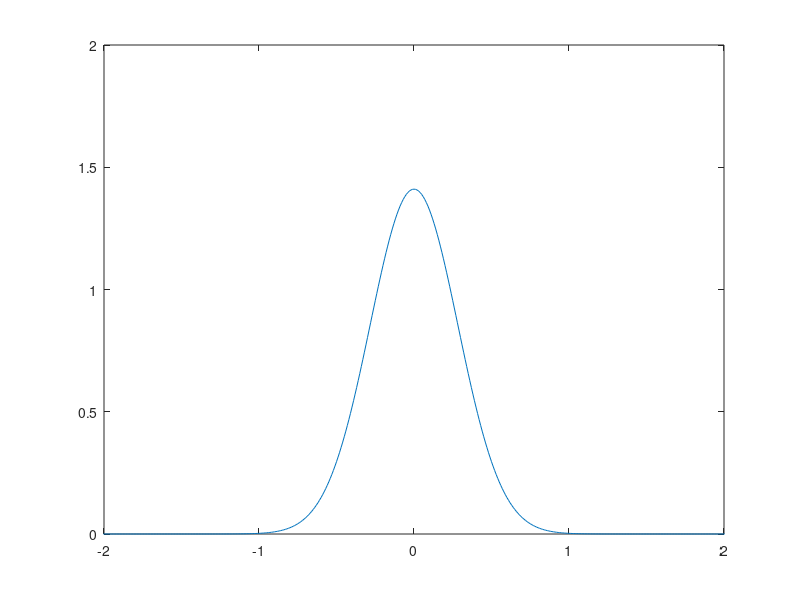
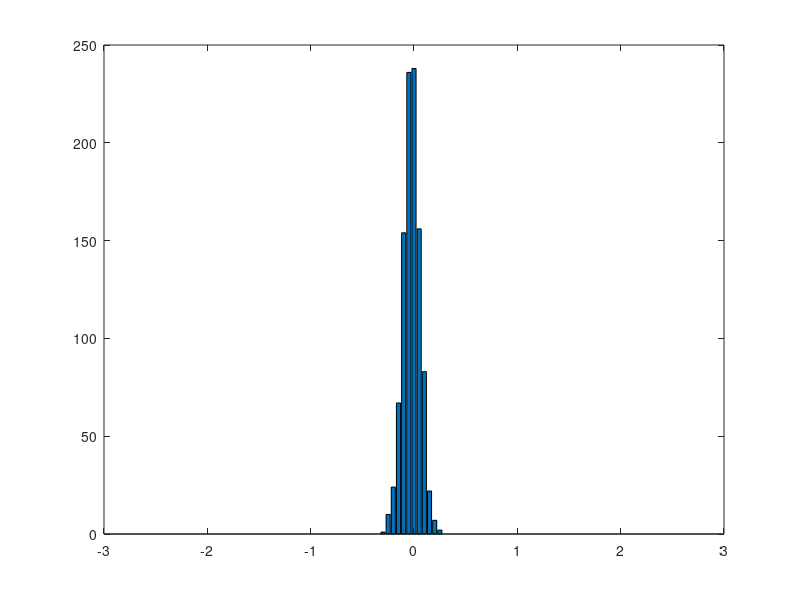

Recreate these plots in MATLAB, in order.
clc, clear all, format compact


sigma_2 = 0.08;
mu = 0;

sigma = sqrt(sigma_2)
x = -5:0.01:5;
% y = (1/(sigma * sqrt(2*pi)) * exp(-1/2*((x-mu)/(sigma)).^2));
y = (1/(sigma * sqrt(2*pi)) * exp(-1/2*((x-mu)/(sigma)).^2));
y_inv = y;


figure(1)
clf(1)
plot(x,y_inv)
xlim([-2,2])



r = [0.07049364245017413
0.023188497055053638
-0.021466584789633765
0.06351693429032126
-0.009147574889195122
-0.030519922270735706
-0.02353601635415278
0.07805298867153743
-0.0009837578872729615
-0.0030073852882096853
0.06381577816741968
0.054940184275845044
0.03650815526750954
0.03558121971626521
0.12631627285984676
-0.08496524009426482
-0.06590457695603705
0.013989368129586122
-0.0013630720758682766
-0.005372756993374888
0.04124822937672366
-0.008432680421244391
-0.06570214644846153
0.03505711627383488
-0.024526240287138783
0.04025382964623062
0.05365335451900655
-0.02748022933381095
0.08282045509761643
-0.08224157938062086
0.0005766718266128076
0.12990710423938645
-0.16257721493163904
0.03226775927184587
-0.17379131567813416
0.04576179255097181
-0.021929026859685844
-0.08631440602251866
0.06341505776480427
-0.09351642345764322
0.0316784834372884
0.044753208871992634
0.12154123697012198
0.032368238497692735
-0.04345182232494373
0.03706042378766882
0.10177526500554873
0.08278984671912631
0.06814282059349054
0.02891970569399241
-0.0790276829919553
-0.06301014234331974
0.004158975178870779
-0.07147938486602637
-0.030441445602389372
-0.004627522764325473
0.14626583887155675
-0.009118250996163436
0.0385175753631079
-0.024915177245714088
0.031683091293290666
0.07118490716510176
0.010637309979673125
0.055577331456412436
0.06128443525704568
0.050486207522777604
0.07349374397070911
0.05403910510893419
-0.11370583282066045
-0.0335080907287524
-0.03242109170662949
0.06164386795260681
-0.07316230932310623
0.08265692561035647
0.11802158420335497
-0.020722788162536632
-0.03574004436262591
-0.07381380350628536
0.06840025929866977
0.050672613791751794
-0.10446097735157128
0.0030316090704232846
-0.21514423644659134
-0.1629308184829506
0.0634859436483811
-0.0073229124036179125
-0.03259123624328511
-0.020735173204611632
-0.009659773206778379
-0.05570847421946373
0.06449475225154694
0.12715825238798234
0.08997015859266327
-0.0481305090529602
-0.09494767155075386
0.012876371052518924
-0.03564633063156597
0.03937259285936998
-0.24119624833931078
0.05548645418556442
-0.10474682420702795
0.10464258632399168
-0.06458057153682631
-0.22887924231978246
-0.008384640111727777
-0.03142835907565044
0.16375646910206332
0.016323840388075966
0.024979976142400943
0.011077069608927749
-0.028964329395273606
0.016857026758917745
0.04882546711899221
-0.02650243331900875
-0.14736296779928165
-0.025828251308264553
0.10067250553854538
0.033116593471466185
0.0865856632885546
-0.018552007826679106
0.17153178123230045
-0.08999157517729194
-0.12144039359595132
0.009543093545457194
-0.06615201563648922
-0.02343279193386987
-0.05989068237948426
0.012948105956986573
-0.08880832753267948
0.06658970867734394
-0.07046283872936043
0.047681089719979676
0.08894002658693241
0.008281179166325146
0.14907280122398256
-0.2384696942938034
-0.03409936573697606
-0.05260798344576767
0.12941366861017062
0.022081549078094596
0.0853437171075178
0.03246583493777474
0.0051062994576880705
0.13607941913234983
0.0612664972892933
-0.05700470868109809
0.036430445193944
0.12187012719387007
0.05536581018167763
0.05328291026141084
-0.14946416830081952
0.1397905635364655
-0.008898236807682822
-0.09955337091175198
0.001486487736185255
-0.07202994593392122
-0.08109789624200145
-0.013610146086798468
-0.008501801133665044
0.13289891889811523
-0.12913892300130927
-0.0922421261152483
-0.04419500627632183
0.01577797335328078
0.005216828291409014
0.04103981247447019
0.09327489282132953
0.02679584856422161
0.01089602217095185
-0.05359760303630968
0.033716415075716294
0.1735622443588632
-0.050944904314307635
-0.012445630765191285
-0.005529068957948539
0.11293245192805279
-0.043532429560269294
0.0008856541021905933
-0.11560711393872522
0.011365530115904044
-0.1182794676399359
-0.08146277120484938
-0.10258849515513924
0.05604947352674695
0.04670722199362801
-0.05783424707451695
0.0655403812727268
0.04626476065717938
-0.030011885193039173
0.021535491890084416
-0.030214483756157613
0.010462822912310512
-0.047222671998856214
0.06432844867882366
-0.24116808184782568
-0.009296971517029023
-0.030320934037966686
-0.014549152615527696
-0.13247770920251123
-0.04565862054468532
-0.030603765770947793
-0.0852314078412895
-0.04139712636589657
0.10864514363182401
-0.051696668845220894
0.005550893887751026
0.03662416744147952
-0.10092089463996093
-0.043399842680840364
0.09115580201935304
0.06324656695214233
0.06950821655424658
-0.019454046170860835
0.14328033587425767
-0.15565031615153854
0.06055567808543388
-0.053772839136001616
0.17556873693497577
-0.09518482937960916
0.10113536029706234
-0.07380674050414364
0.1295289777550252
0.04812098865879045
-0.10849460350510894
0.08682240774623927
0.1030943045003043
0.0858838563825592
-0.1707789989242413
-0.009728921693804286
0.10916065973393008
0.03334873318030022
-0.01667088573307192
-0.007199937273622083
0.0924328170355816
-0.052903022981003855
-0.03138760428766149
-0.042395361028980345
0.11067769767054779
0.2208666834814615
0.01713243055381474
0.044927208849517945
0.12080736898133246
0.008265243339919213
-0.016351508416198535
0.01065226765549083
-0.05636526764289163
0.01009317450341335
-0.0022427458483363937
-0.057051859169725376
0.09627023301011618
-0.15808754757241367
-0.05761235657867521
0.11943286288665989
-0.045714185983216665
0.21879920098764172
0.020769718356717374
-0.03768355862017721
0.07583831613440827
-0.10089570162565167
0.005110335429617231
0.07315043020702927
0.15805769839022774
0.07105360871218641
-0.013753007547420617
0.13875522066564266
0.0367904063941994
-0.029175426657554706
-0.09422989779251456
0.013325817441319377
-0.006249318014993013
0.0484815479416523
0.1736380290756562
0.06274062136913236
0.05289518547376746
-0.019883572928615274
-0.05705007638133421
-0.0710852291601713
0.06394223522163046
-0.07422358473399157
-0.02215329531427652
-0.009050786319593895
0.05836234254521744
-0.14009108105317744
0.01614199746523376
0.024691508212180257
-0.09791408328602776
-0.05853559843099217
-0.12001314020407808
-0.031226276945873623
-0.05810375892353884
0.08829501083420821
0.08676396774373599
0.011498167263808765
-0.03337632327993353
-0.0831007007336457
-0.0796675837562488
-0.06933790190782389
0.15275230216917657
-0.0425325102239743
0.041333100448208294
0.08572022705444926
-0.012324686404595879
-0.1165359505609442
0.08142764208784956
0.04993431835313296
-0.07276096361309835
0.09475314550984477
0.13923207716135236
0.08263149327015738
0.056662486747006656
-0.12366275509757024
0.19320249702632736
-0.0723333629050336
-0.10591645792386097
-0.08124806788704257
0.05820040019638291
0.17559462756470376
-0.07914147896493046
0.1007185477392154
-0.0018755614153211047
0.07615602933140342
-0.06104219214306341
-0.0115565565239044
-0.018349400891172755
-0.012182327041739
-0.0748813388055744
0.016775286528512595
-0.04057217998861223
0.029204454636691222
0.0948253805026605
0.03288913509645225
0.0818762661869971
0.12802169266645794
-0.10544849259324117
0.07457064208604697
-0.006918923761391557
0.0466195846742209
-0.02883470491926731
0.05145428699710648
-0.02631918643608648
0.02176314589176038
0.05004445300642587
-0.0557601867826943
-0.1835534111915166
0.008612129543630415
-0.07066738127071613
-0.047867438703131454
-0.042699219781779874
-0.10999821605825373
-0.09021428342334424
0.0903225776584587
0.1611741659908367
0.07505261597596918
-0.08543800822416342
-0.0383069348870881
-0.021848995924434674
0.00997324783812691
0.16160570170392483
0.012171882269725837
-0.005467457743638006
0.0377563390611795
-0.024531307477818416
-0.020746971362231897
0.013958601459627287
-0.0902627961090951
-0.03444851854358225
-0.0807222694771955
-0.05438932644924762
-0.03641678943020173
0.1252122687681402
-0.028182856416188163
-0.07192650609098361
0.03803948895413308
0.005884951011514123
0.15010098712228112
0.0635534452770724
-0.08296950358684951
-0.03762304448456976
0.0017955728577360272
-0.03388310424004814
0.036495519585902816
-7.804963113510007e-05
0.13135349049261089
0.015176987553563935
0.007945778808046294
-0.027925414856443793
-0.03492434506788732
0.070077346824747
-0.04678611127572412
0.12702891603298722
-0.032904774853153476
0.03566112855520137
0.15734377254705936
0.00408284640152996
0.04615243335803197
0.11840712280070952
0.0413478711428632
-0.04314972438221799
0.08923750711635206
0.024428676864506636
-0.29597054548856055
-0.06584806383440704
0.0086601107157498
0.023907884456493292
0.11737835098612129
0.047217096577704426
-0.05080704694319421
-0.2294435616313304
-0.03257314155296936
-0.03712126051755661
-0.033072661497133594
-0.06274388725961555
-0.09189351261221816
0.030011891119997438
-0.10538905151995519
0.20347309544863743
0.0321125275375001
0.02989754036023594
0.02063785482249358
-0.10477476563967889
0.04188685669079947
-0.09463723868957219
-0.040646006129198664
-0.06949952252819472
-0.04125026527871484
-0.03440303472456495
-0.003894709998153383
0.1475471128706098
0.06952803357318317
-0.0672975893968036
-0.013907056014980816
0.06752261740308209
-0.11957893838317045
-0.06750467742958316
-0.07520762620610576
-0.0036678304274867196
0.08077095181600707
0.06192863264758646
-0.06620672136829403
0.032391934071035564
-0.025408230873098556
-0.02382388994345227
0.009129620033256044
0.07641863524649269
-0.11371745031680702
-0.04959709308537739
-0.06931271870363799
0.1090631538742529
-0.011245676377845976
0.011698096745738032
0.04835873075404689
0.02686670546050161
-0.08892364045960785
-0.06445232933291331
-0.020187838769874306
-0.011963420529027496
-0.019718838928795484
-0.0038317620165068235
0.03890653864248313
0.027277410318417527
0.07751016636720486
-0.06113543306470759
-0.015740544398317385
0.07820764918666526
0.10201917302681053
-0.11466355948918383
0.05397480424605699
-0.1863982264475191
0.024269249631766462
-0.056240936448400884
0.029596124487707876
0.008284872536931812
0.13528140721852017
0.05183314424477657
-0.14440374669910921
0.09507506057108352
0.2191991630192191
0.06836388211369888
-0.1639580422167773
0.009231266148314198
0.014757371684973992
-0.1795166835381272
-0.07605362826652658
-0.08156655109657075
0.09350063833793769
-0.08717748348063635
-0.027975953185641694
-0.05819421245269108
0.12230209705299223
-0.1475663450129247
0.1091124184355167
0.12104975634604528
-0.06634963391568738
0.07601447485945881
0.07164411623352002
-0.05905742742047671
0.08171020288905673
-0.016684304816083028
-0.030066174571113536
-0.051340359606467656
0.057068069846828724
-0.01060435958112157
0.03525144276004034
0.02227279171270878
0.03096476108125046
0.03756481520229914
-0.020197879791729007
0.22350945314649942
0.009532759815205712
-0.05822133078575869
-0.04009835854047433
-0.07139514000237249
-0.09818274174501176
-0.05564632990546236
-0.01733118400144818
-0.04061482260399628
0.12829470206291194
0.021928916235532465
-0.0412006387342779
0.011558518267403386
0.021380639967609843
-0.043272820492200756
-0.11006849189276506
-0.038837419981827624
0.028093212476075942
-0.06724766310755084
-0.11678225248339116
0.04600905404350372
-0.014904659061627778
-0.08645586520611405
-0.0411187963618811
0.012863608358145762
-0.1303711085973721
0.06094616434882778
0.01942998364075117
0.13626499944461892
-0.04528111694100206
-0.0846493927434712
-0.022339284909557323
0.030761697836701265
-0.24809399732589235
0.03985230122144826
-0.023990587715061303
-0.03030341459207044
0.12722993889706438
-0.03554778687009525
0.00449783890462217
-0.012861187792936
-0.05758043223473018
-0.009384869054473152
0.09726572080368724
0.018222075537307755
0.0660139095390327
-0.004344241673641818
-0.0665496619191363
0.05570593125148021
-0.17497858292111637
0.02341505745405081
0.10991909376104332
0.11670782365456417
0.002396060299327267
0.1119038027815385
-0.06733958517843193
-0.16858720635290497
0.07534273208324724
0.14587505064941528
-0.07057195324563124
-0.06358645658010877
-0.03879116162757198
-0.07707023306073522
-0.08418713085318943
-0.022822331252069523
-0.08567453412888801
0.10887071413826217
0.01958397017210073
0.1143638566409922
-0.021644869216785764
-0.12021541206416736
0.1101751546074997
-0.017072702532412807
0.03918402008544282
0.04090248548385235
-0.01457606468253926
-0.04825003939548554
-0.036362160675452566
0.03894028830033015
0.0161240616381066
0.1203843965726122
-0.07390161772754843
-0.0038776621435712166
0.014763307063780422
0.023983620933992377
0.10979914566179734
-0.00497222285007422
0.07598272722558559
-0.10029822239346099
0.012825229577275825
-0.04768145555192966
-0.10552122894354915
0.1356413316912773
-0.03584386027748285
-0.0234533199442938
0.03420691705604726
0.09641616246309936
-0.02688442497990421
0.10558392975009481
-0.1687165867499036
0.013222210753099404
0.01265761019219786
0.013194080384593366
-0.12744927770333678
-0.041830158025585255
-0.10116554477453031
-0.06082758962784815
-0.06817881754372816
0.021148572496363437
0.044362966630532207
-0.02411238545399788
-0.02828264870290267
0.073681572809575
0.14733009995757956
-0.08797541275615861
-0.02027798291803064
-0.04143697943070175
-0.011682914300943155
-0.05304994520385157
-0.03292964703260541
0.07941351902212448
-0.08187589696221523
0.05182623034695886
-0.10376825516826628
0.10501467420064539
-0.0058114125655734285
0.027674839153545055
-0.08063640325963149
0.05465786974173356
0.04845555719992821
-0.09550061851547453
-0.15286748564088767
-0.0049799679680336065
0.062177755963250814
-0.031415623558464466
-0.0026060088370833947
0.05429810152606592
-0.08819535183692953
-0.09992124727587148
0.15991282408530752
-0.06181081295670108
0.02901065352354359
0.028881724733890612
-0.06270259978783045
-0.02086887577089586
0.02628886159453158
-0.04021151314721428
-0.06594678272336207
-0.04697646070087672
0.03355726032120547
-0.1048911695014888
-0.1116074758255777
0.04961872737484925
-0.012227712063670015
0.0006546896609796983
0.045476116936723286
-0.1560116302928515
-0.1507461478353521
0.018331162207372673
0.12788725214036412
-0.07838056780873323
0.0051260505822689015
0.05055858467954815
0.057111866025533246
0.061342761683605834
0.011784482792679404
0.09639654184260125
-0.009099809829425098
-0.061527081428967505
0.041891583297237835
0.008900265450781365
0.0980011736873754
0.06699362061685456
-0.01861692319866504
-0.07561758105879718
0.02844942666464683
-0.022894886681172868
0.05458041557743947
-0.10917439293236635
-0.05532048831422089
-0.012362952582364787
-0.08406119133657938
-0.04069997450567889
0.049730534946661395
0.015437071481113061
-0.02965156359190871
0.08799755629271402
0.052418470413294393
0.2614889678508136
-0.12600032544481227
-0.027036900513152665
0.09164057349788429
0.08603664457832215
0.027368289156676027
-0.15496850197990833
-0.06567685487392372
0.2768069582090882
0.05321286091023971
-0.10487079897464911
0.013545432312696434
0.03903030198881427
0.053387812796557174
0.04950602467866198
0.06448146004002632
0.06947810341623596
-0.0090146841123568
-0.019110309916598036
0.14365105809135933
-0.029834026115393486
0.03288430104389821
-0.20236092763982938
-0.14559383689127145
-0.049078218972239115
-0.022789305488531114
-0.19926536413548948
0.03683634094368752
0.06745509431507837
0.06433498246648078
0.016456668422515936
0.01888946397903987
0.020026825359745662
-0.10873991733550224
-0.0918555746238385
-0.060426061738789345
0.018364593686149063
-0.10826463941239657
0.01129936228681895
-0.0540710846985125
-0.11152980752251276
0.05235510425925991
0.1417406009436109
0.01944366661139663
0.011091442595370397
-0.0008841659329603841
-0.06209560102107025
0.06299196098653921
0.025494086818601852
-0.020092732934856482
-0.0036581619103602074
-0.15219285877463984
0.13707054070698818
0.10682734835846557
-0.004402720450182105
0.002276146889718585
0.12994073011409954
-0.11609319124807431
0.007403036643678462
0.12200202162561029
0.10074584779424152
-0.05886606331089198
0.007460143254632836
-0.2177530122778497
0.0019335347939711367
0.0020964171105931195
0.06690834235504092
0.05916834545401325
-0.04663687536587201
0.1693992354918054
0.05909604900317083
0.08469005549801167
-0.03110400458167086
0.03584441865997851
-0.1174500786890957
0.05259100228854935
-0.03978435474954352
0.1137757953219627
-0.1738614769419343
0.04328116127579907
-0.033355072139160565
0.1275924705350159
0.03582536577940575
-0.021116618037856413
0.03550553916774673
-0.09861488260678712
-0.014754080867366435
0.04517669196875957
0.02597208696568737
-0.04104473771772137
-0.16846504203551374
-0.10805094459684249
0.030222543230578255
0.015036471448593063
-0.024039187405038697
0.0892732995248328
-0.033655062980630056
0.011239963496227837
-0.06953936547710549
0.05314471331348138
0.13019309792751668
-0.02055574224660474
-0.06692555173815797
0.049599345304250864
0.051831258772597935
-0.10097124672240625
-0.008177885741139123
0.03970782401467577
-0.03077761729973406
-0.020237158121800887
-0.0679288703316684
0.06977625461063966
0.1426486343793274
0.03333131790917792
0.019236398210669504
0.06553433674829487
0.1493095645746859
0.00921840557104199
-0.09894806024166662
0.11064877083997782
-0.05640523444585869
-0.0068963777683977035
-0.04903413288645017
-0.09164413200570991
-0.031518318243384205
0.06186823352316596
0.11436428432644044
0.05905538537161599
-0.04797696371432163
0.2339624490424592
0.039227286380498334
0.03750948590135279
0.07893291389339925
0.006188032269258415
-0.0824879304828055
0.03799336305070144
-0.12864392898163962
0.049980934428338654
-0.04272521004872857
-0.0022746777169627345
0.02562067927629396
0.04193914320068529
-0.13790482006326055
-0.03858837412770523
0.1289935869699702
0.07083529632840561
0.06743713384313198
-0.21460188392244792
-0.02960662993918431
0.00561963087595441
0.10550214269873219
-0.01827787294077993
-0.014087006864128455
-0.060511023367931904
-0.0011022088125373494
-0.09264573895139722
0.01505208601543169
0.0508569243478755
0.007217839124545258
0.029814910116265567
0.03642011966406557
-0.03747308719953913
0.01764613644323063
-0.06517623323804092
0.019207879074747403
0.03165937817265582
0.10673454250118314
-0.17914037752799253
-0.028594054561968063
0.021976621815585556
-0.016077404706079358
0.0874061733591204
-0.03466510152697995
0.19103701170658657
0.033009514760375745
0.10322747217184508
-0.025821726636972697
-0.17146851457756046
0.1733703421653113
0.02293421728964008
-0.09412897783220112
-0.11358837059609533
0.07922693420218141
-0.0018171024822629415
0.004516536133059429
0.0578830577999199
0.14061807659677977
-0.04070089010601296
-0.05801178793756195
0.0030044685442334514
0.010666153634571443
0.016745780891113046
-0.032974203628125705
0.0790861519960466
0.08650142439569189
-0.01822351115380714
0.029748325403433785
-0.06678832466296608
-0.00235342528620807
-0.06507222485278315
0.003630224071076023
0.03108860064798521
0.017878072268117464
0.09406568555076504
-0.11674133440362214
-0.011514673531107416
-0.02080260737302653
-0.12344413009828335
-0.06262279445564467
-0.12227750143256642
-0.0458807352015081
-0.06260296779238125
0.21188517500446938
-0.137829448266177
-0.14986833838534375
0.056429674225296024
-0.10032323092204344
0.18593507537362633
0.0470190684066987
0.0957391153141645
0.043821706623951566
-0.03815713115669127
-0.048316793603502044
0.0008940150969115874
-0.06706803325488746
0.05780984530137222
0.11250094544711065
0.05933840140901801
0.1347952955586259
0.028221473808931932
-0.03833880511053127
-0.04946450367992119
-0.0023165014315238083
0.021424181102528334
-0.07654659045504947
-0.002446191344536858
-0.0789458552832397
0.04132177186019237
-0.025515415144349823
0.05287933943637386
0.048840857428305545
-0.11855218888106155
0.07602458584548777
0.042736681289619764
-0.09194886144870339
0.07725229920627821
-0.05136516405551631
0.06768318486448276
-0.002685759118154793
-0.08208439961945031
0.13462744614277825
-0.10735429084333024
-0.14991747044005682
-0.14214810080369666
-0.08998086172780667
0.16393280938910582
0.1638258432431373
0.189676605956063
-0.038148709406055706
0.0015883004593743055
0.08962339842312629
-0.10915175648069898
-0.0670133588748356
0.16861572526543697
0.08896498377168265
0.05977556114669647
0.004660140122070146
-0.03323645298729312
-0.04749685093370428
0.004828716139509372
0.0963615956991699
-0.021218410626992933
-0.17340606144912293
-0.022765317318628745
-0.010230305969778863
-0.006926136533090515
0.046854725597990435
0.03551716759785754
-0.10333594860112295
0.026378042428462107
0.013423898414474427
-0.02126194845429647
-0.07974696768893912
-0.08249961323269474
0.08066526636535326
-0.03655302599775744
0.03146171073080359
0.08518081829039684
-0.04050886531295436
0.07954547528669631
0.05824918788485738
-0.05074216024947432
0.032228109137547485
0.029162534454240472
-0.08684187689138147
0.0028582645811370713
0.10023190949878458
0.0031765114127022378
0.11229429817864814
-0.055310436640369894
-0.14210041158330694
0.1029164555638188
0.022980464285130533
-0.14729891379068602
0.05305706867833584
]; 


bar_ranges = -2:0.05:2
bars = zeros(1,length(bar_ranges));
for j = 1:length(r)
    rd = r(j);
    for i = 1:length(bar_ranges)
       if rd < bar_ranges(1) 
           bars(1) = bars(1) + 1; 
       elseif i == length(bar_ranges)
           bars(length(bar_ranges)) = bars(length(bar_ranges)) + 1;
       elseif rd > bar_ranges(i) & rd < bar_ranges(i+1)
           bars(i) = bars(i) + 1;
           break;
       end
   end
end

figure(2)
clf(2)
bar(bar_ranges, bars)